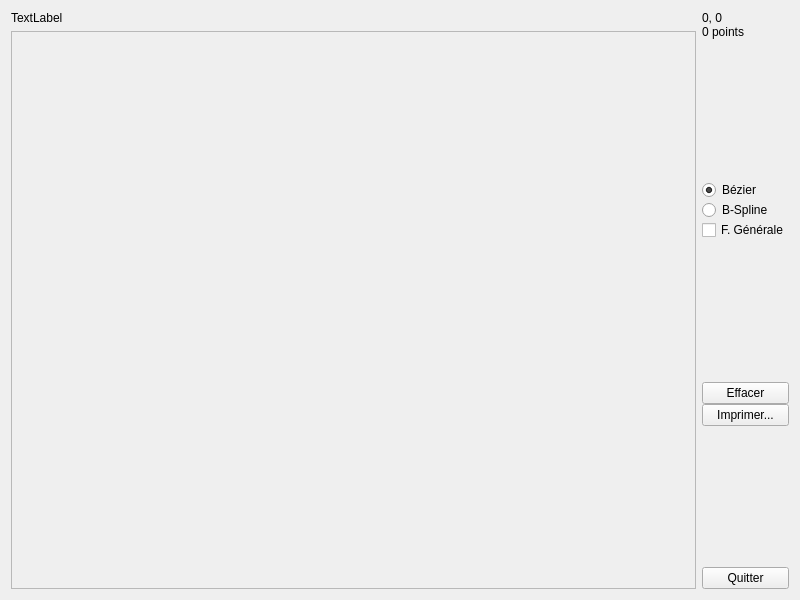
<?xml version="1.0" encoding="UTF-8"?>
<ui version="4.0">
 <class>CVue</class>
 <widget class="QWidget" name="CVue">
  <property name="geometry">
   <rect>
    <x>0</x>
    <y>0</y>
    <width>800</width>
    <height>600</height>
   </rect>
  </property>
  <property name="sizePolicy">
   <sizepolicy hsizetype="Expanding" vsizetype="Fixed">
    <horstretch>0</horstretch>
    <verstretch>0</verstretch>
   </sizepolicy>
  </property>
  <property name="windowTitle">
   <string>CVue</string>
  </property>
  <layout class="QGridLayout" name="gridLayout">
   <item row="0" column="0">
    <widget class="QLabel" name="labCourbe">
     <property name="sizePolicy">
      <sizepolicy hsizetype="Preferred" vsizetype="Fixed">
       <horstretch>0</horstretch>
       <verstretch>0</verstretch>
      </sizepolicy>
     </property>
     <property name="text">
      <string>TextLabel</string>
     </property>
    </widget>
   </item>
   <item row="0" column="1" rowspan="2">
    <layout class="QVBoxLayout" name="verticalLayout">
     <property name="spacing">
      <number>0</number>
     </property>
     <property name="sizeConstraint">
      <enum>QLayout::SetDefaultConstraint</enum>
     </property>
     <item>
      <widget class="QLabel" name="labPos">
       <property name="text">
        <string>0, 0</string>
       </property>
      </widget>
     </item>
     <item>
      <widget class="QLabel" name="labPoints">
       <property name="text">
        <string>0 points</string>
       </property>
      </widget>
     </item>
     <item>
      <spacer name="verticalSpacer">
       <property name="orientation">
        <enum>Qt::Vertical</enum>
       </property>
       <property name="sizeHint" stdset="0">
        <size>
         <width>20</width>
         <height>40</height>
        </size>
       </property>
      </spacer>
     </item>
     <item>
      <widget class="QRadioButton" name="rbuBezier">
       <property name="text">
        <string>Bézier</string>
       </property>
       <property name="checked">
        <bool>true</bool>
       </property>
      </widget>
     </item>
     <item>
      <widget class="QRadioButton" name="rbuBSpline">
       <property name="text">
        <string>B-Spline</string>
       </property>
      </widget>
     </item>
     <item>
      <widget class="QCheckBox" name="chkFormGen">
       <property name="text">
        <string>F. Générale</string>
       </property>
      </widget>
     </item>
     <item>
      <spacer name="verticalSpacer_2">
       <property name="orientation">
        <enum>Qt::Vertical</enum>
       </property>
       <property name="sizeHint" stdset="0">
        <size>
         <width>20</width>
         <height>40</height>
        </size>
       </property>
      </spacer>
     </item>
     <item>
      <widget class="QPushButton" name="pbuEffacer">
       <property name="text">
        <string>Effacer</string>
       </property>
      </widget>
     </item>
     <item>
      <widget class="QPushButton" name="pbuImprimer">
       <property name="text">
        <string>Imprimer...</string>
       </property>
      </widget>
     </item>
     <item>
      <spacer name="verticalSpacer_3">
       <property name="orientation">
        <enum>Qt::Vertical</enum>
       </property>
       <property name="sizeHint" stdset="0">
        <size>
         <width>20</width>
         <height>40</height>
        </size>
       </property>
      </spacer>
     </item>
     <item>
      <widget class="QPushButton" name="pbuQuitter">
       <property name="text">
        <string>Quitter</string>
       </property>
      </widget>
     </item>
    </layout>
   </item>
   <item row="1" column="0">
    <widget class="QFrame" name="frmCourbe">
     <property name="sizePolicy">
      <sizepolicy hsizetype="Expanding" vsizetype="Expanding">
       <horstretch>0</horstretch>
       <verstretch>0</verstretch>
      </sizepolicy>
     </property>
     <property name="frameShape">
      <enum>QFrame::StyledPanel</enum>
     </property>
     <property name="frameShadow">
      <enum>QFrame::Raised</enum>
     </property>
    </widget>
   </item>
  </layout>
 </widget>
 <resources/>
 <connections>
  <connection>
   <sender>pbuQuitter</sender>
   <signal>clicked()</signal>
   <receiver>CVue</receiver>
   <slot>close()</slot>
   <hints>
    <hint type="sourcelabel">
     <x>746</x>
     <y>577</y>
    </hint>
    <hint type="destinationlabel">
     <x>399</x>
     <y>299</y>
    </hint>
   </hints>
  </connection>
 </connections>
</ui>
